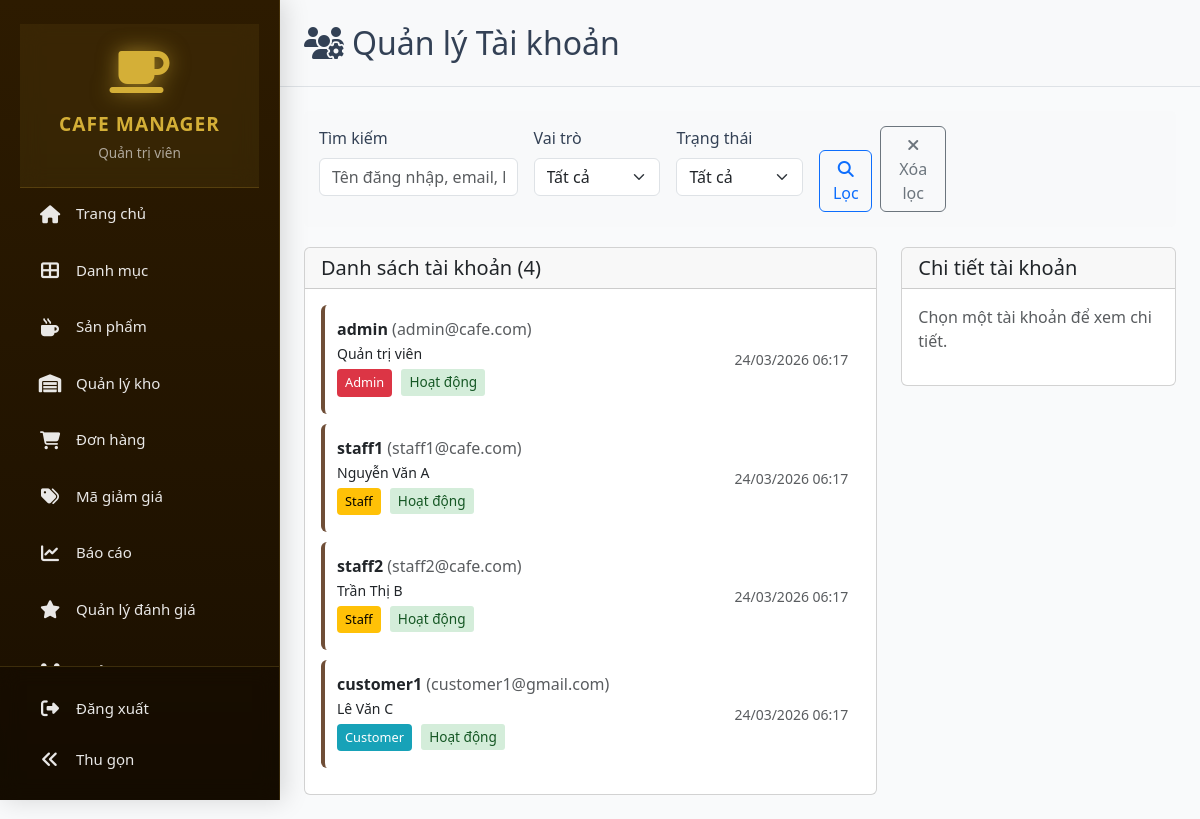
Page /admin/manage_accounts.php (signed in) on the committed database.
### tables this page shows
CREATE TABLE users (
    id INT PRIMARY KEY AUTO_INCREMENT,
    username VARCHAR(50) UNIQUE NOT NULL,
    password VARCHAR(255) NOT NULL,
    email VARCHAR(100) UNIQUE,
    full_name VARCHAR(100) NOT NULL,
    phone VARCHAR(20),
    address TEXT,
    avatar VARCHAR(255) DEFAULT NULL,
    role ENUM('admin', 'staff', 'customer') DEFAULT 'customer',
    is_active TINYINT(1) DEFAULT 1,
    created_at TIMESTAMP DEFAULT CURRENT_TIMESTAMP,
    updated_at TIMESTAMP DEFAULT CURRENT_TIMESTAMP ON UPDATE CURRENT_TIMESTAMP,
    reset_token VARCHAR(255) NULL,
    reset_token_expiry DATETIME NULL,
    remember_token VARCHAR(255) NULL,
    token_expiry DATETIME NULL,
    INDEX idx_reset_token (reset_token),
    INDEX idx_email (email),
    INDEX idx_username (username),
    INDEX idx_role (role),
    INDEX idx_is_active (is_active)
);

### admin/manage_accounts.php (the view, shortened to what this page needs)
<?php
require_once '../config/init.php';
$search = $_GET['search'] ?? '';
$query = "
    SELECT id, username, email, full_name, role, is_active, created_at
    FROM users
    WHERE 1=1
";
$params = [];
$query .= " ORDER BY created_at DESC";
$stmt = $pdo->prepare($query);
$stmt->execute($params);
$accounts = $stmt->fetchAll();
$selected_account = null;
?>
<!DOCTYPE html>
<html lang="vi">
<head>
    <link href="https://cdn.jsdelivr.net/npm/bootstrap@5.3.0/dist/css/bootstrap.min.css" rel="stylesheet">
    <link href="https://cdnjs.cloudflare.com/ajax/libs/font-awesome/6.4.0/css/all.min.css" rel="stylesheet">
    <link rel="stylesheet" href="../assets/cssad/index.css">
</head>
<body>
    <div class="d-flex">
        <?php include 'sidebar.php'; ?>
        <div class="flex-grow-1">
            <div class="header d-flex justify-content-between align-items-center p-4 bg-light border-bottom">
                <div class="d-flex align-items-center">
                    <h2 class="m-0">
                        <i class="fas fa-users-cog me-2"></i>Quản lý Tài khoản
                    </h2>
                </div>
            </div>
            <div class="p-4">
                <div class="filter-section">
                    <form method="GET" class="row g-3">
                        <div class="col-md-3">
                            <label class="form-label">Tìm kiếm</label>
                            <input type="text" class="form-control" name="search" value="<?php echo htmlspecialchars($search); ?>" placeholder="Tên đăng nhập, email, họ tên">
                        </div>
                        <div class="col-md-2">
                            <label class="form-label">Vai trò</label>
                            <select class="form-select" name="role">
                                <option value="">Tất cả</option>
                            </select>
                        </div>
                        <div class="col-md-2">
                            <label class="form-label">Trạng thái</label>
                            <select class="form-select" name="status">
                                <option value="">Tất cả</option>
                            </select>
                        </div>
                        <div class="col-md-2 d-flex align-items-end">
                            <button type="submit" class="btn btn-outline-primary me-2">
                                <i class="fas fa-search"></i> Lọc
                            </button>
                            <a href="manage_accounts.php" class="btn btn-outline-secondary">
                                <i class="fas fa-times"></i> Xóa lọc
                            </a>
                        </div>
                    </form>
                </div>
                <div class="row">
                    <div class="col-md-8">
                        <div class="card">
                            <div class="card-header">
                                <h5 class="mb-0">Danh sách tài khoản (<?php echo count($accounts); ?>)</h5>
                            </div>
                            <div class="card-body">
                                <?php if (empty($accounts)): ?>
                                <p class="text-muted">Không có tài khoản nào.</p>
                                <?php else: ?>
                                <div class="list-group">
                                    <?php foreach ($accounts as $account): ?>
                                    <div class="account-item d-flex justify-content-between align-items-center"
                                         onclick="selectAccount(<?php echo $account['id']; ?>)">
                                        <div>
                                            <strong><?php echo htmlspecialchars($account['username']); ?></strong>
                                            <span class="text-muted">(<?php echo htmlspecialchars($account['email']); ?>)</span><br>
                                            <small><?php echo htmlspecialchars($account['full_name']); ?></small>
                                            <div class="mt-1">
                                                <span class="role-badge role-<?php echo $account['role']; ?>">
                                                    <?php echo ucfirst($account['role']); ?>
                                                </span>
                                                <span class="status-badge status-<?php echo $account['is_active'] ? 'active' : 'inactive'; ?>">
                                                    <?php echo $account['is_active'] ? 'Hoạt động' : 'Khóa'; ?>
                                                </span>
                                            </div>
                                        </div>
                                        <div>
                                            <small class="text-muted">
                                                <?php echo date('d/m/Y H:i', strtotime($account['created_at'])); ?>
                                            </small>
                                        </div>
                                    </div>
                                    <?php endforeach; ?>
                                </div>
                                <?php endif; ?>
                            </div>
                        </div>
                    </div>
                    <div class="col-md-4">
                        <div class="card">
                            <div class="card-header">
                                <h5 class="mb-0">Chi tiết tài khoản</h5>
                            </div>
                            <div class="card-body">
                                <?php if ($selected_account): ?>
                                <form method="POST">
                                    <input type="hidden" name="action" value="update_user">
                                    <input type="hidden" name="user_id" value="<?php echo $selected_account['id']; ?>">
                                    <div class="mb-3">
                                        <label class="form-label">Tên đăng nhập</label>
                                        <input type="text" class="form-control" name="username"
                                               value="<?php echo htmlspecialchars($selected_account['username']); ?>" required>
                                    </div>
                                    <div class="mb-3">
                                        <label class="form-label">Email</label>
                                        <input type="email" class="form-control" name="email"
                                               value="<?php echo htmlspecialchars($selected_account['email']); ?>" required>
                                    </div>
                                    <div class="mb-3">
                                        <label class="form-label">Họ tên</label>
                                        <input type="text" class="form-control" name="full_name"
                                               value="<?php echo htmlspecialchars($selected_account['full_name']); ?>" required>
                                    </div>
                                    <div class="mb-3">
                                        <label class="form-label">Vai trò</label>
                                        <select class="form-select" name="role" required>
                                            <option value="customer" <?php echo $selected_account['role'] == 'customer' ? 'selected' : ''; ?>>Khách hàng</option>
                                            <option value="staff" <?php echo $selected_account['role'] == 'staff' ? 'selected' : ''; ?>>Nhân viên</option>
                                            <option value="admin" <?php echo $selected_account['role'] == 'admin' ? 'selected' : ''; ?>>Admin</option>
                                        </select>
                                    </div>
                                    <div class="d-grid gap-2">
                                        <button type="submit" class="btn btn-success">
                                            <i class="fas fa-save me-2"></i>Cập nhật
                                        </button>
                                        <button type="button" class="btn btn-warning"
                                                onclick="toggleStatus(<?php echo $selected_account['id']; ?>, <?php echo $selected_account['is_active'] ? 0 : 1; ?>)">
                                            <i class="fas fa-<?php echo $selected_account['is_active'] ? 'lock' : 'unlock'; ?> me-2"></i>
                                            <?php echo $selected_account['is_active'] ? 'Khóa' : 'Mở'; ?> tài khoản
                                        </button>
                                        <?php if ($selected_account['id'] != 1): ?>
                                        <button type="button" class="btn btn-danger"
                                                onclick="deleteAccount(<?php echo $selected_account['id']; ?>)">
                                            <i class="fas fa-trash me-2"></i>Xóa tài khoản
                                        </button>
                                        <?php endif; ?>
                                    </div>
                                </form>
                                <?php else: ?>
                                <p class="text-muted">Chọn một tài khoản để xem chi tiết.</p>
                                <?php endif; ?>
                            </div>
                        </div>
                    </div>
                </div>
            </div>
        </div>
    </div>
</body>
</html>

### assets/cssad/index.css (style rules this page uses)
:root { --primary-color: #d8e2f5; --primary-light: #eef2fb; --primary-dark: #94a3b8; --secondary-color: #fef3c7; --success-color: #dcfce7; --danger-color: #fee2e2; --warning-color: #fef3c7; --light-bg: #f9fafb; --card-bg: #ffffff; --border-color: #e2e8f0; --border-dark: #94a3b8; --text-primary: #334155; --text-secondary: #64748b; --text-muted: #94a3b8; --shadow-md: 0 4px 6px -1px rgba(0, 0, 0, 0.1), 0 2px 4px -1px rgba(0, 0, 0, 0.06); --shadow-lg: 0 10px 15px -3px rgba(0, 0, 0, 0.1), 0 4px 6px -2px rgba(0, 0, 0, 0.05); --shadow-xl: 0 20px 25px -5px rgba(0, 0, 0, 0.1), 0 10px 10px -5px rgba(0, 0, 0, 0.04); --sidebar-width: 280px; }
*, *::before, *::after { box-sizing: border-box; }
body { font-family: 'Segoe UI', Tahoma, Geneva, Verdana, sans-serif; background-color: var(--light-bg); color: var(--text-primary); overflow-x: hidden; margin: 0; padding: 0; }

### assets/cssad/sidebar.css (style rules this page uses)
:root { --sidebar-expanded: 280px; --sidebar-collapsed: 80px; --primary-brown: #2D1B00; --accent-gold: #D4AF37; --hover-gold: #FFD700; --text-light: rgba(255, 255, 255, 0.9); --text-muted: rgba(255, 255, 255, 0.6); }

### admin/manage_accounts.php (style rules this page uses)
.account-item { padding: 12px; border-radius: 6px; border-left: 4px solid #6f4e37; background: #fff; margin-bottom: 10px; transition: all 0.3s ease; cursor: pointer; }
.status-badge { display: inline-block; padding: 3px 8px; border-radius: 3px; font-size: 0.85rem; }
.status-active { background-color: #d4edda; color: #155724; }
.role-badge { display: inline-block; padding: 4px 8px; border-radius: 4px; font-size: 0.8rem; margin-right: 5px; margin-bottom: 5px; }
.role-admin { background-color: #dc3545; color: white; }
.role-staff { background-color: #ffc107; color: black; }
.role-customer { background-color: #17a2b8; color: white; }
.filter-section { background: #f8f9fa; padding: 15px; border-radius: 5px; margin-bottom: 20px; }

### rows in the picture
users: username "admin", email "admin@cafe.com", full_name "Quản trị viên", role "Admin", is_active "Hoạt động", created_at "24/03/2026 06:17"
users: username "staff1", email "staff1@cafe.com", full_name "Nguyễn Văn A", role "Staff", is_active "Hoạt động", created_at "24/03/2026 06:17"
users: username "staff2", email "staff2@cafe.com", full_name "Trần Thị B", role "Staff", is_active "Hoạt động", created_at "24/03/2026 06:17"
users: username "customer1", email "customer1@gmail.com", full_name "Lê Văn C", role "Customer", is_active "Hoạt động", created_at "24/03/2026 06:17"

### other values in the picture
$_SESSION['full_name'] "Quản trị viên"
count($accounts) "4"
